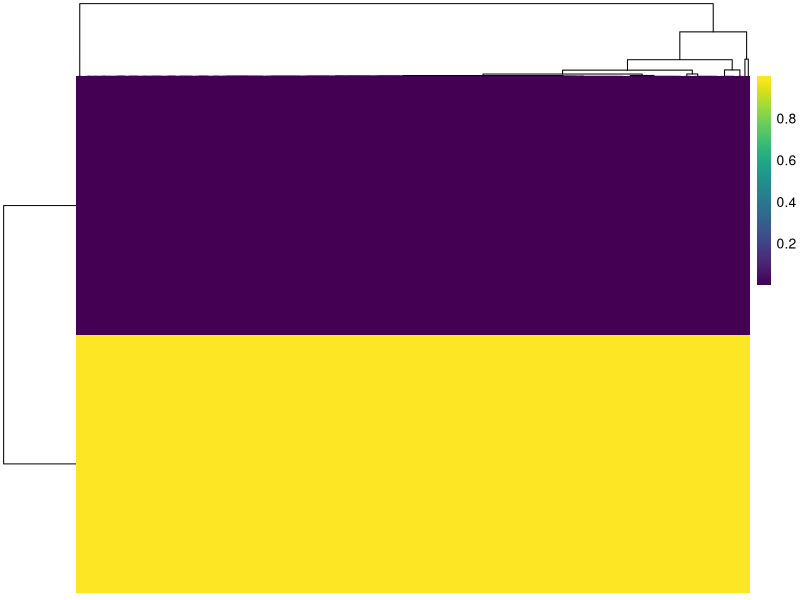

Recreate this plot in R.
## ---- chunk 1
library(dplyr)

D_1 = c(0, 0, 1, 0, 1, 0, 1, 1, 0, 0)
D_2 = c(1, 1, 0, 0, 1, 1, 1, 1, 1, 1)

C_A = 0.7
C_B = 0.4

p_C_A = 0.6
p_C_B = 0.4

# Responsibilites 

p_D_1givenC_A = prod(D_1*C_A + (D_1-1)*(C_A-1))*p_C_A
p_D_1givenC_B = prod(D_1*C_B + (D_1-1)*(C_B-1))*p_C_B

p_D_2givenC_A = prod(D_2*C_A + (D_2-1)*(C_A-1))*p_C_A
p_D_2givenC_B = prod(D_2*C_B + (D_2-1)*(C_B-1))*p_C_B


a = p_D_1givenC_A/(p_D_1givenC_A + p_D_1givenC_B)
b = p_D_1givenC_B/(p_D_1givenC_A + p_D_1givenC_B)


c = p_D_2givenC_A/(p_D_2givenC_A + p_D_2givenC_B)
d = p_D_2givenC_B/(p_D_2givenC_A + p_D_2givenC_B)


matrix(c(a,b,c,d),nrow = 2,dimnames = list(c("C_A","C_B"),c("D_1","D_2"))) %>% knitr::kable(digits = 3)

# Updated mixture weights???

print("P(C_A)")
(a + c)/(a+b+c+d)
print("P(C_D)")
(b + d)/(a+b+c+d)

## ---- chunk 2
set.seed(2023)
## ---- chunk 3
# read the data into D
D <- data.table::fread("coinflip.csv")
# check the dimension of D
all(dim(D) == c(200, 100))
## ---- chunk 4
# Number of coins
k <- 2
# Mixture weights (a vector of length k)
lambda <- runif(k)
lambda <- lambda/sum(lambda)
# Probabilities of obtaining heads (a vector of length k)
theta <- runif(k)
## ---- chunk 5
##' This function implements the EM algorithm for the coin toss problem
##' @param D Data matrix of dimensions 100-by-N, where N is the number of observations
##' @param k Number of coins
##' @param lambda Vector of mixture weights
##' @param theta Vector of probabilities of obtaining heads
##' @param tolerance A threshold used to check convergence
coin_EM <- function(D, k, lambda, theta, tolerance = 1e-2) {
  
  obs_ll_c <- c()
  hid_ll_c <- c()
  
  # expected complete-data (hidden) log-likelihood
  ll_hid <- -Inf
  # observed log-likelihood
  ll_obs <- -Inf
  # difference between two iterations
  diff <- Inf
  # number of observations
  N <- nrow(D)
  # responsibilities
  gamma <- matrix(0, nrow = k, ncol = N)
  
  # run the E-step and M-step until convergence 
  while (diff > tolerance) {
    
    # store old likelihood
    ll_obs_old <- ll_obs
    
    ############# E-step #############
    
    ### YOUR CODE STARTS ###
    
    # Compute the responsibilities
    PofXgivenThetaTimesLambda <- gamma
    for (i in 1:nrow(D)) {
      for (k_i in 1:k) {
          PofXgivenThetaTimesLambda[k_i,i] <- prod(D[i,]*theta[k_i] + (D[i,]-1)*(theta[k_i]-1))*lambda[k_i]
      }
    }
    
    gamma <- apply(PofXgivenThetaTimesLambda, 2, function(x) x/sum(x))
    # Update expected complete-data (hidden) log-likelihood
   
    ll_hid <- sum(gamma * log(PofXgivenThetaTimesLambda))

    # Update observed log-likelihood
    
    ll_obs <- sum(log(apply(PofXgivenThetaTimesLambda, 2, sum)))
    
    # Recompute difference between two iterations
    
    diff <- abs(ll_obs - ll_obs_old) # abs shouldnt be needed
    
    ### YOUR CODE ENDS ###
    
    ############# M-step #############
    
    ### YOUR CODE STARTS ###
    
    # Recompute priors (mixture weights)
    
    lambda <- rowMeans(gamma)
  
    
    # Recompute probability of heads for each coin
    for (k_i in 1:k) {
          theta[k_i] <- sum(gamma[k_i,] * rowSums(D == 1))/(100*sum(gamma[k_i,]))
    
    }
    ### YOUR CODE ENDS ###
    
  }
  
  
  
  return(list(ll_hid = ll_hid, ll_obs = ll_obs, lambda = lambda, theta = theta, gamma = gamma ))
  
}
## ---- chunk 6
res <- coin_EM(D, k, lambda, theta)

## ---- chunk 7
## YOUR CODE ##
cat(sprintf(
  "The probability of heads are: 
  coin 1: %.3f
  coin 2: %.3f", 
  res$theta[1], res$theta[2]))

## ---- chunk 8
## YOUR CODE ##
cat(sprintf(
  "The mixture weights are:
  coin 1 : %.3f 
  coin 2 : %.3f ", 
  res$lambda[1], res$lambda[2]
))

## ---- chunk 9
## YOUR CODE ##
library(viridis)
pheatmap::pheatmap(res$gamma, color = viridis_pal(option = "D")(100))
## ---- chunk 10
## YOUR CODE ##
library(data.table)
res$gamma <- as.data.table(res$gamma)
cat("The number of observation for each coin is predicted below: \n")
knitr::kable(table(as.numeric(res$gamma[, lapply(.SD, which.max)])))

